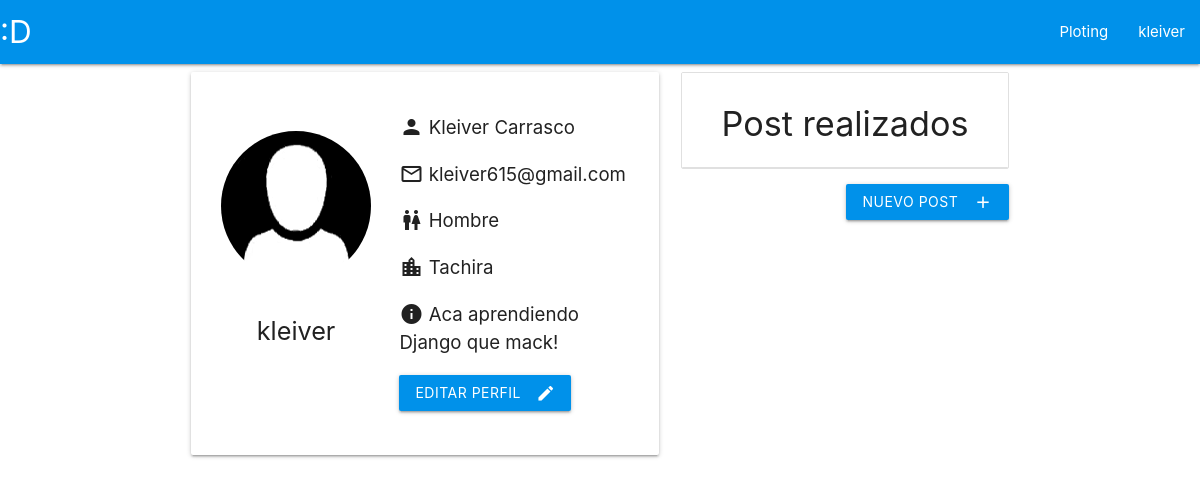
Page /plots/profile (signed in) on the earlier database version.
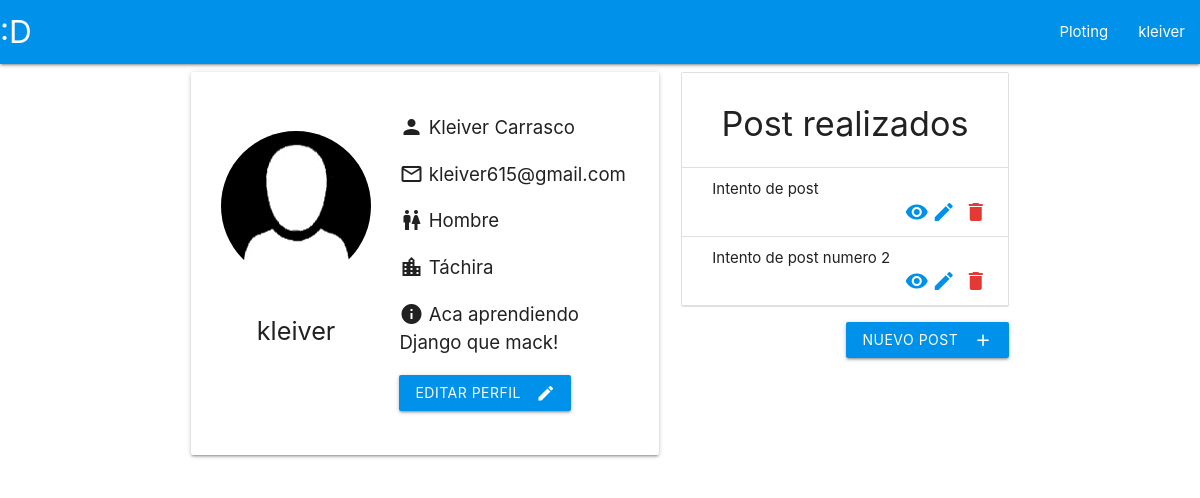
Same page on the later database version.
### plots/models.py (models this page shows, shortened)
class UserProfile(models.Model):
    user = models.OneToOneField(User, on_delete=models.CASCADE)
    avatar = models.ImageField(upload_to='plots', default='plots/default.png')
    location = models.CharField(max_length=140)
    gender = models.CharField(max_length=140, choices=genero)
    information = models.TextField()

class Post(models.Model):
    user = models.ForeignKey(User, on_delete=models.CASCADE)
    title = models.CharField(max_length=140)
    post_text = models.TextField()
    post_date = models.DateTimeField(editable=False)
    post_modified = models.DateTimeField(editable=False)

### plots/views.py (the view)
# urls.py: path('profile', views.profile, name='profile'),
def profile(request):
    perfil = UserProfile.objects.get(user=request.user)
    post_object = Post.objects.filter(user=request.user)
    post_list = [item for item in post_object]
    return render(request, 'plots/profile.html', {
        'perfil': perfil,
        'post_list': post_list
    })

### plots/templates/plots/profile.html (shortened to what this page needs)
{% extends 'plots/base.html' %}
{% block content %}
<div class="row">
  <div class="col s12 m12 l7">
    <div class="card-panel">
      <div class="row valign-wrapper">
        <div class="col s5 center">
          <img src="{{MEDIA_URL}}{{perfil.avatar}}" class="circle responsive-img" style="height:150px; width: 150px;" />
          <p class="flow-text">{{perfil.user.username}}</p>
        </div>
        <div class="col s7">
          <p class="flow-text" style="font-size: 14pt;"><i class="material-icons">person</i>
            {{perfil.user.first_name}} {{perfil.user.last_name}}</p>
          <p class="flow-text" style="font-size: 14pt;"><i class="material-icons">mail_outline</i>
            {{perfil.user.email}}</p>
          <p class="flow-text" style="font-size: 14pt;"><i class="material-icons">wc</i> {{perfil.gender}}</p>
          <p class="flow-text" style="font-size: 14pt;"><i class="material-icons">location_city</i> {{perfil.location}}
          </p>
          <p class="flow-text" style="font-size: 14pt;"><i class="material-icons">info</i> {{perfil.information}}</p>
          <a href="{% url 'plots:edit_profile' %}" class="btn waves-effect waves-light light-blue accent-4">Editar
            perfil <i class="material-icons right">edit</i></a>
        </div>
      </div>
    </div>
  </div>
  <div class="col s12 m12 l5">
    <ul class="collection with-header">
      <li class="collection-header">
        <h4 class="center">Post realizados</h4>
      </li>
      {% for post in post_list %}
      <li class="collection-item">
        <div class="truncate">
          {{post.title}}
          <div>
            <a href="#modal{{post.id}}" class="secondary-content red-text text-darken-1 modal-trigger"><i
                class="material-icons icon-separation2">delete</i><a href="{% url 'plots:edit_post' post.id %}"
                class="secondary-content light-blue-text text-accent-4"><i
                  class="material-icons icon-separation">edit</i></a></a><a href="{% url 'plots:post' post.id %}"
              class="secondary-content light-blue-text text-accent-4"><i
                class="material-icons icon-separation">visibility</i></a>
          </div>
        </div>
      </li>
      {% endfor %}
    </ul>
    <div class="row right-align">
      <div class="col s12">
        <a href="{% url 'plots:new_post' %}" class="btn waves-effect waves-light light-blue accent-4">Nuevo post<i
            class="material-icons right">add</i></a>
      </div>
    </div>
  </div>
</div>
{% endblock %}

Differences in the rows shown:
changed UserProfile "Hombre": location "Tachira" → "Táchira"
added Post: title "Intento de post"
added Post: title "Intento de post numero 2"
